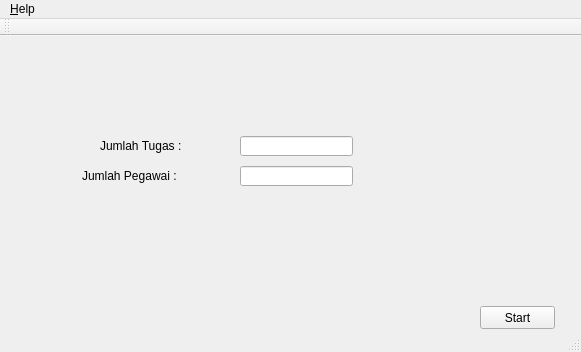
<?xml version="1.0" encoding="UTF-8"?>
<ui version="4.0">
 <class>MainWindow</class>
 <widget class="QMainWindow" name="MainWindow">
  <property name="geometry">
   <rect>
    <x>0</x>
    <y>0</y>
    <width>581</width>
    <height>352</height>
   </rect>
  </property>
  <property name="windowTitle">
   <string>MainWindow</string>
  </property>
  <widget class="QWidget" name="centralWidget">
   <widget class="QPushButton" name="Next">
    <property name="geometry">
     <rect>
      <x>480</x>
      <y>270</y>
      <width>75</width>
      <height>23</height>
     </rect>
    </property>
    <property name="text">
     <string>Start</string>
    </property>
   </widget>
   <widget class="QLineEdit" name="Tugas">
    <property name="geometry">
     <rect>
      <x>240</x>
      <y>100</y>
      <width>113</width>
      <height>20</height>
     </rect>
    </property>
   </widget>
   <widget class="QLineEdit" name="Pegawai">
    <property name="geometry">
     <rect>
      <x>240</x>
      <y>130</y>
      <width>113</width>
      <height>20</height>
     </rect>
    </property>
   </widget>
   <widget class="QLabel" name="label">
    <property name="geometry">
     <rect>
      <x>100</x>
      <y>100</y>
      <width>101</width>
      <height>20</height>
     </rect>
    </property>
    <property name="text">
     <string>Jumlah Tugas :</string>
    </property>
   </widget>
   <widget class="QLabel" name="label_2">
    <property name="geometry">
     <rect>
      <x>82</x>
      <y>130</y>
      <width>121</width>
      <height>20</height>
     </rect>
    </property>
    <property name="text">
     <string>Jumlah Pegawai :</string>
    </property>
   </widget>
  </widget>
  <widget class="QMenuBar" name="menuBar">
   <property name="geometry">
    <rect>
     <x>0</x>
     <y>0</y>
     <width>581</width>
     <height>25</height>
    </rect>
   </property>
   <widget class="QMenu" name="menuInitialize">
    <property name="title">
     <string>&amp;Help</string>
    </property>
    <addaction name="action_About"/>
    <addaction name="action_Credits"/>
   </widget>
   <addaction name="menuInitialize"/>
  </widget>
  <widget class="QToolBar" name="mainToolBar">
   <attribute name="toolBarArea">
    <enum>TopToolBarArea</enum>
   </attribute>
   <attribute name="toolBarBreak">
    <bool>false</bool>
   </attribute>
  </widget>
  <widget class="QStatusBar" name="statusBar"/>
  <action name="action_About">
   <property name="text">
    <string>&amp;About</string>
   </property>
  </action>
  <action name="action_Credits">
   <property name="text">
    <string>&amp;Credits</string>
   </property>
  </action>
 </widget>
 <layoutdefault spacing="6" margin="11"/>
 <resources/>
 <connections/>
</ui>
